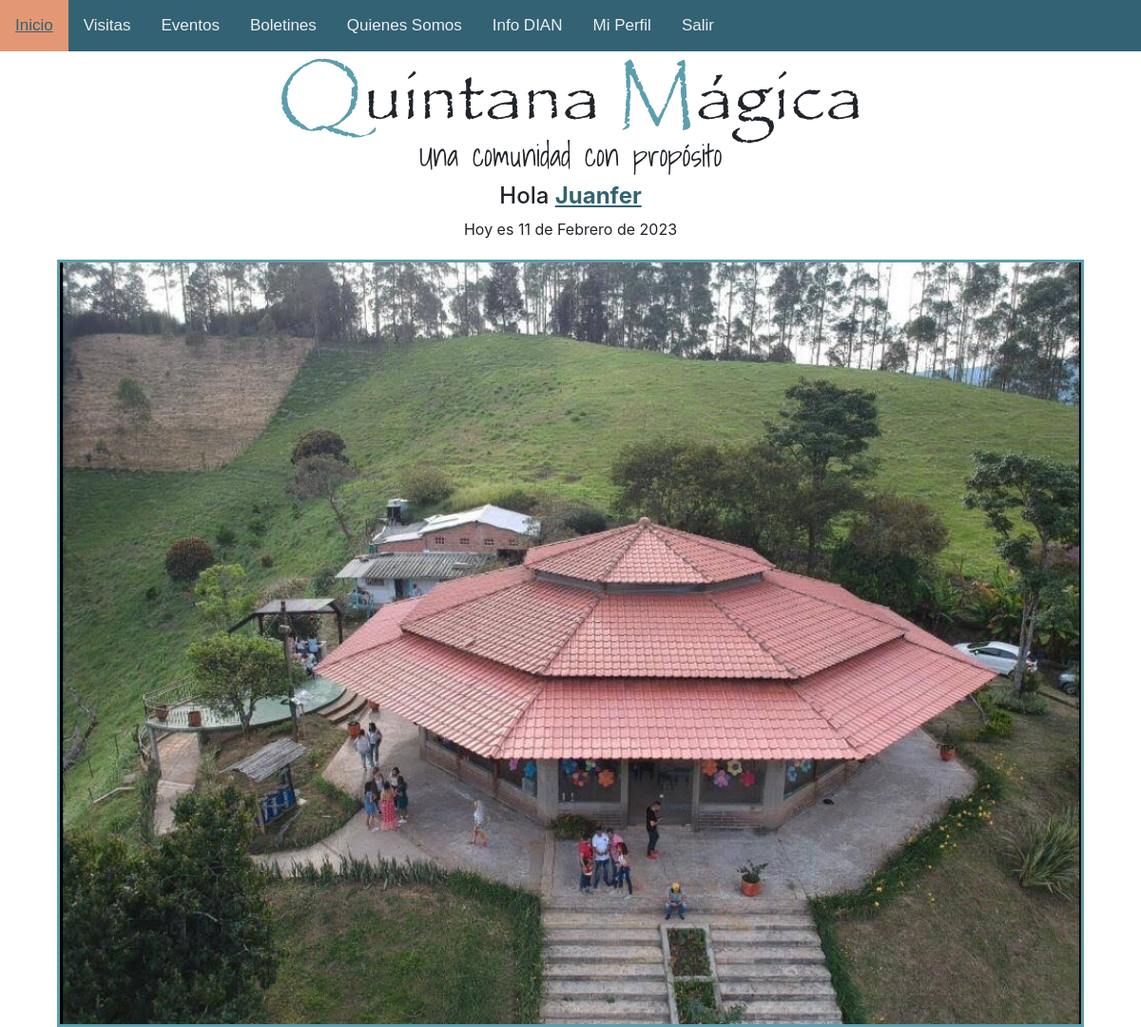
Page / (signed in) on the earlier database version.
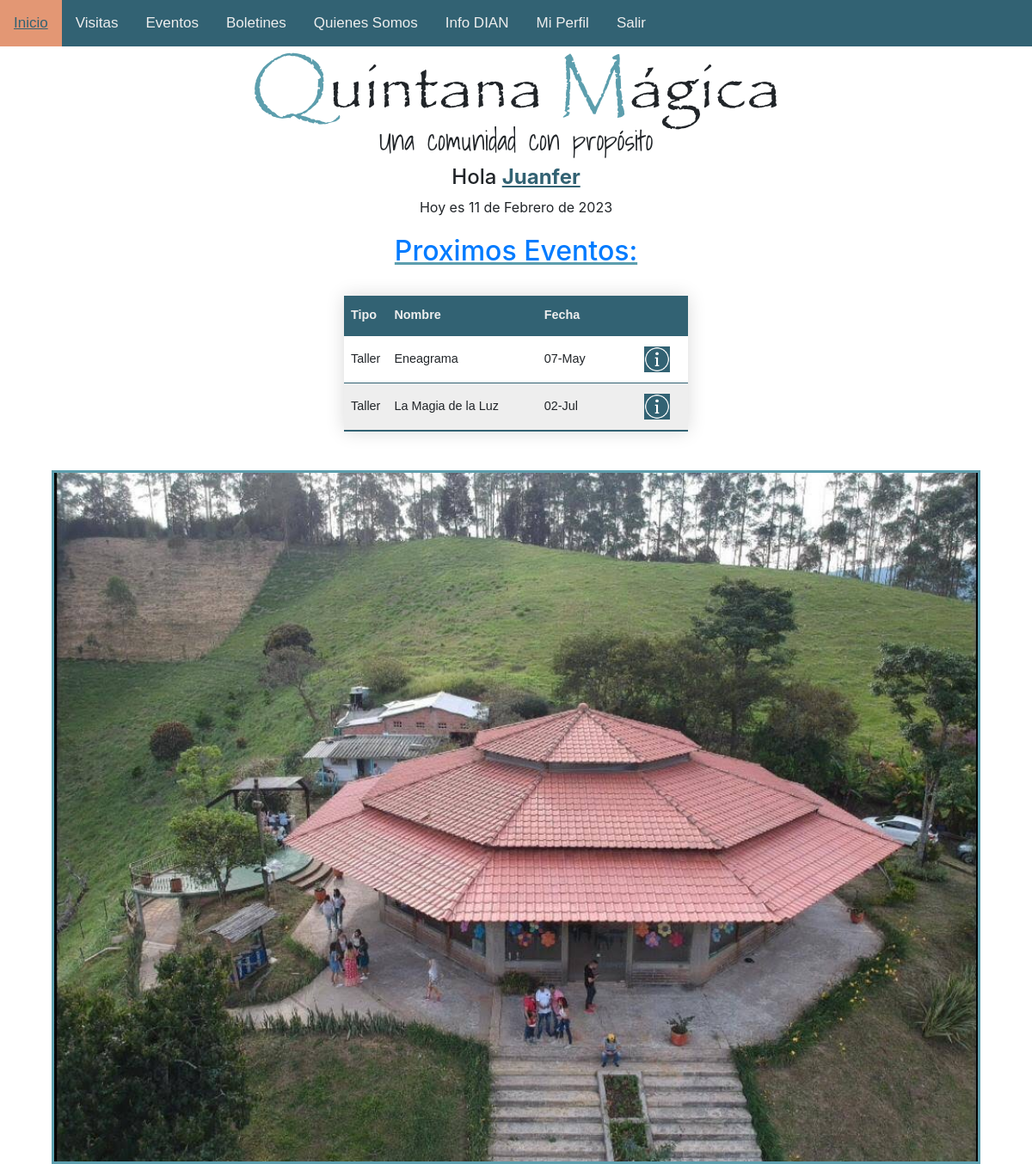
Same page on the later database version.
### eventos/models.py (models this page shows, shortened)
class Evento(models.Model):
    TYPES = [
        ('Taller', 'Taller'),
        ('Encuentro', 'Encuentro'),
    ]
    nombre = models.CharField(max_length=40)
    tipo = models.CharField(max_length=15, choices=TYPES)
    descripcion = models.TextField(null=True, blank=True)
    fecha = models.DateField()
    costo = models.PositiveIntegerField(default=0)
    imagen = models.ImageField(upload_to='eventos', null=True, blank=True)
    inscritos = models.ManyToManyField(User, blank=True)
    concluido = models.BooleanField(default=False)
    cancelado = models.BooleanField(default=False)
    cupos = models.PositiveSmallIntegerField(default=0)
    cant_inscritos = models.PositiveSmallIntegerField(default=0)
    cerrado = models.BooleanField(default=False)
    prueba = models.BooleanField(default=True)

### home/views.py (the view)
def homeView(request):
    staff = False
    n_year = False
    navidad = False
    meses = {
        1:'Enero',
        2: 'Febrero',
        3:'Marzo',
        4:'Abril',
        5:'Mayo',
        6:'Junio',
        7:'Julio',
        8:'Agosto',
        9:'Septiembre',
        10:'Octubre',
        11:'Noviembre',
        12:'Diciembre',
    }
    cumple = False
    nickname = ""
    nm = False
    user = request.user
    comunidad = False
    try:
        cu = CustomUser.objects.get(user_id=user.id)
        act_user = User.objects.get(username=user)
        if dt.today().day == cu.birthday.day and dt.today().month == cu.birthday.month:
            cumple = True
        if cu.comunidad:
            comunidad =True
        if act_user.is_staff:
            staff = True
    except:
        pass
    try:
        cu = CustomUser.objects.get(user_id=user.id)
        nickname = cu.nickname.capitalize()
        nm = True
    except:
        nm = False
    if dt.today().month == 12:
        if dt.today().day == 24 or dt.today().day == 25:
            navidad = True
        elif dt.today().day == 31:
            n_year = True
    if dt.today().month == 1 and dt.today().day == 1:
        n_year = True
    mes = meses.get(dt.today().month)
    fecha = str(dt.today().day) + " de " + mes + " de " + str(dt.today().year)
    for event in Evento.objects.filter(cancelado=False, concluido=False):
        event.cant_inscritos = event.inscritos.count()
        if event.cant_inscritos >= event.cupos:
            event.cerrado = True
        if event.fecha < date.today():
            event.concluido = True
        event.save()
    return render(request, 'home/welcome.html', {
        'today': fecha,
        'cumple': cumple,
        'nickname': nickname,
        'nm': nm,
        'navidad': navidad,
        'n_year': n_year,
        'comunidad':comunidad,
        'staff': staff,
        'events': Evento.objects.filter(cancelado=False, concluido=False, prueba=False).order_by('fecha'),
        'all_events': Evento.objects.filter(cancelado=False, concluido=False).order_by('fecha'),
    })

### home/templates/home/welcome.html (shortened to what this page needs)
{% extends 'base.html' %}
{% load static %}
    {% block body %}
        <h1 class="qm-name"><span style="color: #5C9EAD;">Q</span>uintana <span style="color: #5C9EAD;">M</span>ágica</h1>
        <h2 class="text-center">Una comunidad con propósito</h2>
        {% if nm %}
        <h4 class="center">Hola <strong class="underline" style="color: #326273;">{{ nickname }}</strong></h4>
        {% endif %}
        <p class="center">Hoy es {{ today }}</p>
        {% if staff %}
        {% if all_events %}
        <h2 class="center events top-20"><a class="sindec" href="{% url 'eventos.lista' %}">Proximos Eventos:</a></h2>
        <div class="events-container center">
            <table class="styled-table">
                <thead>
                    <tr>
                        <th style="width: 35px;">Tipo</th>
                        <th style="width: 150px;">Nombre</th>
                        <th style="width: 80px;">Fecha</th>
                        <th style="width: 10px;"></th>
                    </tr>
                </thead>
                <tbody>
                    {% for event in all_events %}
                    <tr>
                        <td style="width: 10%;">{{ event.tipo }}</td>
                        <td style="width: 45%;">{{ event.nombre }}</td>
                        <td style="width: 30%;">{{ event.fecha|date:"d-M" }}</td>
                        <td style="width: 15%;">
                            <a href="{% url 'eventos.detail' pk=event.id %}">
                                <img src="{% static 'images/info.png' %}" style="width: 30px;" alt="">
                            </a>
                        </td>
                    </tr>
                        {% endfor %}
                </tbody>
            </table>
        </div>
        {% endif %}
        {% endif %}
        <img class="img-fluid" src="{% static 'images/qm.jpg' %}" style="border-color: #5C9EAD ;
        border-style: solid;" alt="Quintana Mágica">
    {% endblock %}

### static/templates/base.html (shortened to what this page needs)
<!DOCTYPE html>
{% load static %}
{% load l10n %}
<html lang="es">
    <head>
        <link rel="stylesheet" type="text/css" href=" {% static 'css/style.css' %} ">
        <link rel="stylesheet" href="{% static 'css/font-awesome.min.css' %}" type="text/css">
        <link rel="stylesheet" href="{% static 'css/bootstrap.min.css' %}" type="text/css">
    </head>
    <body>
        <nav>
            <div class="topnav" id="myTopnav">
                <a class="active" href="{% url 'home' %}">Inicio</a>
                {% if comunidad %}
                <a href="{% url 'visit.list' %}">Visitas</a>
                {% endif %}
                <a href="{% url 'eventos.lista' %}">Eventos</a>
                <a href="https://quintanamagica.wordpress.com/blog/">Boletines</a>
                <a href="{% url 'quienes_somos' %}">Quienes Somos</a>
                <a href="{% url 'dian.docs' %}">Info DIAN</a>
                {% if user.is_authenticated %}
                <a href="{% url 'users.profile' %}">Mi Perfil</a>
                <a href="{% url 'users.logout' %}">Salir</a>
                {% else %}
                <a href="{% url 'users.login' %}">Ingresar</a>
                <a href="{% url 'users.signup' %}">Registrarse</a>
                {% endif %}
            </div>
        </nav>
        {% block body %}
        {% endblock %}
    </body>
</html>

### static/css/style.css (style rules this page uses)
body { margin: 0; font-family: Arial, Helvetica, sans-serif; }
nav { background-color: #326273; display: flex; }
h1.qm-name { font-family: Papyrus, papyrus2, fantasy; font-size: 500%; font-style: normal; font-variant: normal; font-weight: 500; line-height: 1; text-align: center; box-sizing: border-box; margin-bottom: 0; margin-top: 10px; }
h2.text-center { text-align: center; font-size: 200%; line-height: 1.2; font-weight: 500; font-family: cursive2; margin-top: 0; margin-bottom: 10px; }
.center { display: block; text-align: center; margin: 8px auto 8px auto; width: 80%; }
h4.center { font-size: 1.5rem; }
img.img-fluid { width: 90%; height: auto; margin: 20px auto 0 auto; display: block; }
.underline { text-decoration: underline; }
.top-20 { margin-top: 20px; }
a.sindec { text-decoration: none!important; }
a.sindec:link { text-decoration: none!important; }
table { table-layout: fixed; border-collapse: collapse; }
thead th:nth-child(1) { width: 30%; }
thead th:nth-child(2) { width: 40%; }
thead th:nth-child(3) { width: 15%; }
thead th:nth-child(4) { width: 15%; }
th, td { padding: 5px; border-bottom: 1px solid #326273; }
.topnav { overflow: hidden; background-color: #326273; }
.topnav a { float: left; display: block; color: #EEE; text-align: center; padding: 14px 16px; text-decoration: none; font-size: 17px; font-family:'Trebuchet MS', 'Lucida Sans Unicode', 'Lucida Grande', 'Lucida Sans', Arial, sans-serif ; }
.topnav a.active { background-color: #E39774; color: #326273; }
h2.events { color: #5C9EAD; text-decoration: underline; }
.events-container { display: flex; align-items: center; justify-content: center; height: auto; }
.styled-table { width: auto; display: inline-table; border-collapse: collapse; margin: 25px 0; font-size: 0.9em; font-family: sans-serif; min-width: 400px; box-shadow: 0 0 20px rgba(0, 0, 0, 0.15); }
.styled-table thead tr { background-color: #326273; color: #EEE; text-align: left; }
.styled-table th, .styled-table td { padding: 12px 8px; }
.styled-table tbody tr { border-bottom: 1px solid #EEE; text-align: left; }
.styled-table tbody tr:nth-of-type(even) { background-color: #EEE; }
.styled-table tbody tr:last-of-type { border-bottom: 2px solid #326273; }

Differences in the rows shown:
added Evento: tipo "Taller", nombre "Eneagrama", fecha "07-May"
added Evento: tipo "Taller", nombre "La Magia de la Luz", fecha "02-Jul"
Other differences:
text now shown: "Proximos Eventos: Tipo Nombre Fecha"
